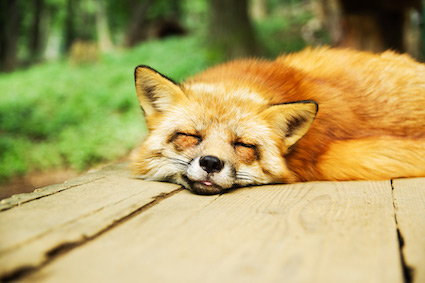
#> input picture programs/fox.jpg, 425 x 283 px
$ python assingment0102d.py
#> lines starting #> are read from the running program, lines starting #| are printed output that depends on the picture
"""This is a test program."""

import cv2
#import numpy as np

img = cv2.imread("fox.jpg", 1)
#> img is the input picture: shape (283, 425, 3); mean B, G, R 101.3, 163.4, 176.8

img4 = cv2.rotate(img, cv2.ROTATE_90_CLOCKWISE)
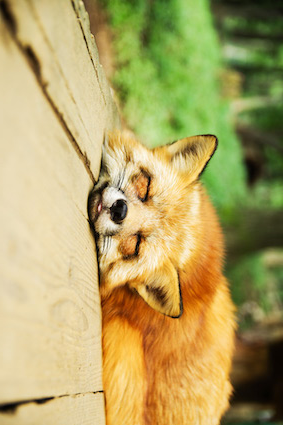
#> img4: shape (425, 283, 3); mean B, G, R 101.3, 163.4, 176.8

cv2.imwrite("rotate_fox.jpg", img4)
cv2.imshow("image4", img4)
cv2.waitKey(0)
cv2.destroyAllWindows()

$ run again, with programs/araiguma.jpg copied over programs/fox.jpg
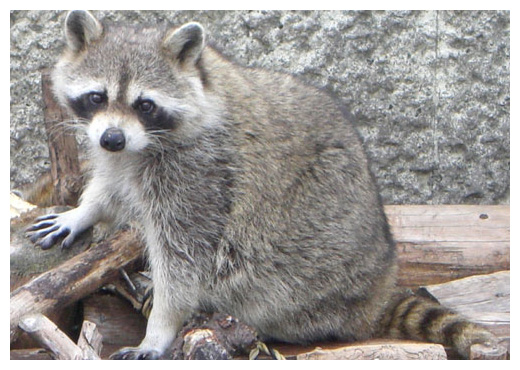
#> input picture programs/araiguma.jpg, 520 x 370 px
#> img is the input picture: shape (370, 520, 3); mean B, G, R 150, 152.5, 156.4
#> `img4 = cv2.rotate(img, cv2.ROTATE_90_CLOCKWISE)`:
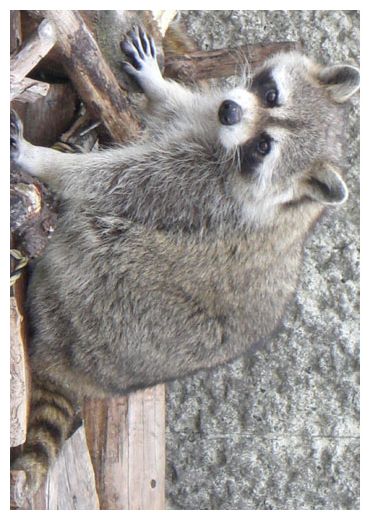
#> img4: shape (520, 370, 3); mean B, G, R 150, 152.5, 156.4

$ run again, with programs/diff0.png saved as programs/fox.jpg
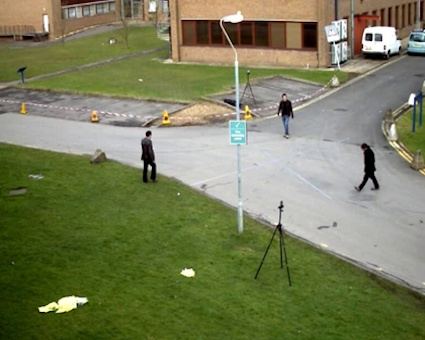
#> input picture programs/diff0.png, 425 x 340 px
#> img is the input picture: shape (340, 425, 3); mean B, G, R 89.8, 125.8, 121
#> `img4 = cv2.rotate(img, cv2.ROTATE_90_CLOCKWISE)`:
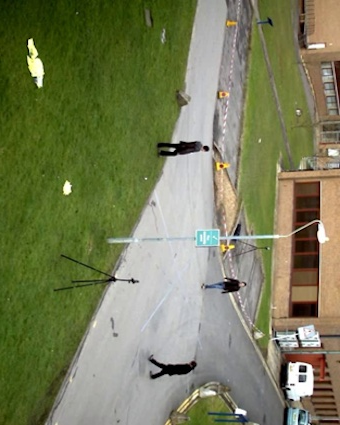
#> img4: shape (425, 340, 3); mean B, G, R 89.8, 125.8, 121
